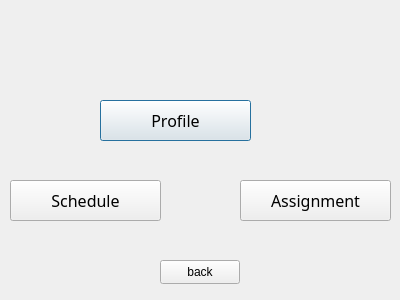
<?xml version="1.0" encoding="UTF-8"?>
<ui version="4.0">
 <class>doctor</class>
 <widget class="QDialog" name="doctor">
  <property name="geometry">
   <rect>
    <x>0</x>
    <y>0</y>
    <width>400</width>
    <height>300</height>
   </rect>
  </property>
  <property name="windowTitle">
   <string>Dialog</string>
  </property>
  <widget class="QPushButton" name="pushButton_profile">
   <property name="geometry">
    <rect>
     <x>100</x>
     <y>100</y>
     <width>151</width>
     <height>41</height>
    </rect>
   </property>
   <property name="font">
    <font>
     <family>Forte</family>
     <pointsize>12</pointsize>
    </font>
   </property>
   <property name="text">
    <string>Profile</string>
   </property>
  </widget>
  <widget class="QLabel" name="label_HelloDr">
   <property name="geometry">
    <rect>
     <x>30</x>
     <y>30</y>
     <width>151</width>
     <height>31</height>
    </rect>
   </property>
   <property name="font">
    <font>
     <family>Script MT Bold</family>
     <pointsize>14</pointsize>
    </font>
   </property>
   <property name="text">
    <string/>
   </property>
  </widget>
  <widget class="QPushButton" name="pushButton_profile_2">
   <property name="geometry">
    <rect>
     <x>240</x>
     <y>180</y>
     <width>151</width>
     <height>41</height>
    </rect>
   </property>
   <property name="font">
    <font>
     <family>Forte</family>
     <pointsize>12</pointsize>
    </font>
   </property>
   <property name="text">
    <string>Assignment</string>
   </property>
  </widget>
  <widget class="QPushButton" name="pushButton_schedule">
   <property name="geometry">
    <rect>
     <x>10</x>
     <y>180</y>
     <width>151</width>
     <height>41</height>
    </rect>
   </property>
   <property name="font">
    <font>
     <family>Forte</family>
     <pointsize>12</pointsize>
    </font>
   </property>
   <property name="text">
    <string>Schedule</string>
   </property>
  </widget>
  <widget class="QPushButton" name="pushButton">
   <property name="geometry">
    <rect>
     <x>160</x>
     <y>260</y>
     <width>80</width>
     <height>24</height>
    </rect>
   </property>
   <property name="text">
    <string>back</string>
   </property>
  </widget>
 </widget>
 <resources/>
 <connections/>
</ui>
